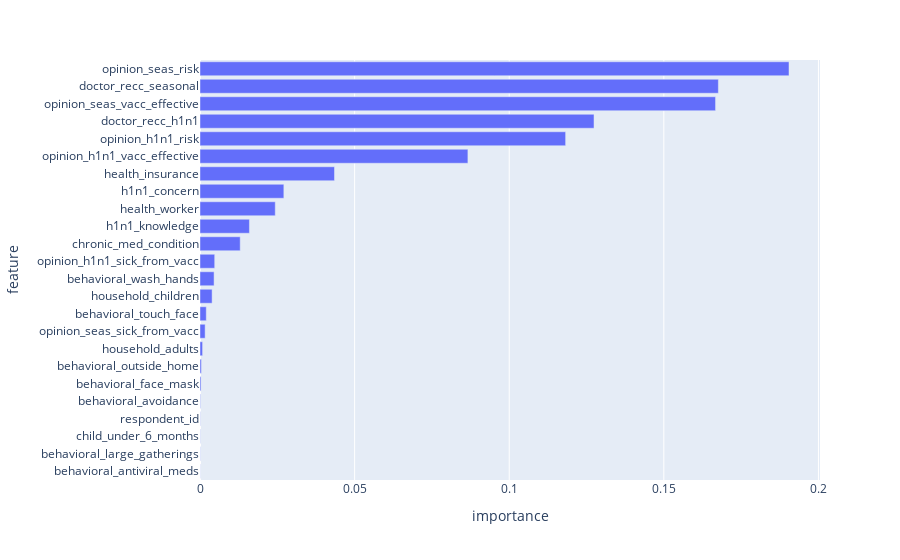

Write notebook code for a chart like this one.
### Markdown cell above
#### Plot

### Code cell
feature_importances = list(zip(X_temp.columns, clf.feature_importances_))
df_rf = pd.DataFrame(feature_importances, columns=['feature', 'importance'])

fig = px.bar(df_rf.sort_values('importance'), y='feature', x='importance')
fig.show()

### Figure 1 — Plotly figure (JSON) as saved in the notebook; plotly's stock layout.template omitted (floating-point values rounded to 4 significant figures)
{"data": [{"alignmentgroup": "True", "hovertemplate": "importance=%{x}<br>feature=%{y}<extra></extra>", "legendgroup": "", "marker": {"color": "#636efa", "pattern": {"shape": ""}}, "name": "", "offsetgroup": "", "orientation": "h", "showlegend": false, "textposition": "auto", "type": "bar", "x": [4.25e-05, 6.309e-05, 7.036e-05, 7.59e-05, 0.0001301, 0.0003355, 0.000445, 0.0008373, 0.00166, 0.002028, 0.003917, 0.004554, 0.004754, 0.013, 0.01598, 0.02434, 0.02712, 0.04349, 0.08664, 0.1182, 0.1274, 0.1667, 0.1676, 0.1905], "xaxis": "x", "y": ["behavioral_antiviral_meds", "behavioral_large_gatherings", "child_under_6_months", "respondent_id", "behavioral_avoidance", "behavioral_face_mask", "behavioral_outside_home", "household_adults", "opinion_seas_sick_from_vacc", "behavioral_touch_face", "household_children", "behavioral_wash_hands", "opinion_h1n1_sick_from_vacc", "chronic_med_condition", "h1n1_knowledge", "health_worker", "h1n1_concern", "health_insurance", "opinion_h1n1_vacc_effective", "opinion_h1n1_risk", "doctor_recc_h1n1", "opinion_seas_vacc_effective", "doctor_recc_seasonal", "opinion_seas_risk"], "yaxis": "y"}], "layout": {"barmode": "relative", "legend": {"tracegroupgap": 0}, "margin": {"t": 60}, "xaxis": {"anchor": "y", "domain": [0, 1], "title": {"text": "importance"}}, "yaxis": {"anchor": "x", "domain": [0, 1], "title": {"text": "feature"}}}}
